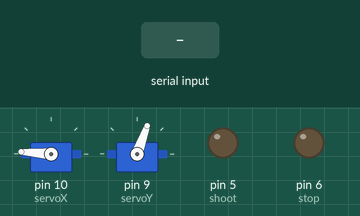
Recording of a sketch running on a simulated Arduino Uno, built with avr-gcc and run on an emulated ATmega328P. Shown: 2 × servo, output pins drawn as LEDs (lit = HIGH). Inputs (shaded band) come from the test bench. What the sketch prints to the serial monitor is not drawn.

Above: at 1.2 s.
1.3 s: "90 45\n" received over Serial
3.8 s: "1 90 45\n" received over Serial
Timing chart, 0 to 6.8 s (numbered marks = the images above; inputs shaded):
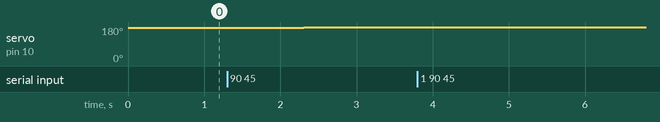

The sketch:

PID.ino
```cpp
#include <SoftwareSerial.h>
#include <PID_v1.h>
#include <Servo.h>

SoftwareSerial mySerial(0, 1);  // RX, TX pins for SoftwareSerial

double setpointX, inputX, outputX;  //中心點；現在讀取的紅心座標；PID輸出
double setpointY, inputY, outputY;

bool can_fire = false;
bool is_firing = false;

unsigned long firing_start_time = 0;
unsigned long firing_current_time = 0;
const long firing_time = 150;  //射擊時間


// unsigned long recoil_start_time = 0;
// unsigned long recoil_current_time = 0;
// const long recoil_time = 2 * firing_time;


Servo servoX;
Servo servoY;

const int shoot = 5;  //開槍馬達腳位
const int stop = 6;   //停止提升子彈馬達腳位

double Kp = 0.5, Ki = 5, Kd = 1;                                   //調PID參數
float errorX = 0, PX = 0, IX = 0, DX = 0, PID_valueX = 0;        //pid直道参数
float errorY = 0, PY = 0, IY = 0, DY = 0, PID_valueY = 0;        //pid直道参数
float previous_errorX = 0, previous_errorY = 0, previous_I = 0;  //误差值

// PID pidX(&inputX, &outputX, &setpointX, Kp, Ki, Kd, DIRECT);
// PID pidY(&inputY, &outputY, &setpointY, Kp, Ki, Kd, DIRECT);

void setup() {
  Serial.begin(9600);      // Initialize the hardware serial port for debugging
  mySerial.begin(115200);  // Initialize the software serial port

  servoX.attach(10);  //馬達X腳位
  servoY.attach(9);   //馬達Y腳位

  servoX.write(176);
  servoY.write(70);

  pinMode(shoot, OUTPUT);
  pinMode(stop, OUTPUT);


  // inputX = readHeartCoordinateX();
  // inputY = readHeartCoordinateY();


  setpointX = 400;
  setpointY = 300;
  int X_top = 205;
  int X_low = 145;
  int Y_top = 295;
  int Y_low = 235;

  //啟動PID控制器
  // pidX.SetMode(AUTOMATIC);
  // pidY.SetMode(AUTOMATIC);
}

void loop() {
  if (Serial.available()) {
    String center = Serial.readString();
    // Process the received data here
    // Echo back the data to the serial port
    // mySerial.write(data);
    Serial.println(center);
    int spaceindex = center.indexOf(' ');
    String strA = center.substring(0, spaceindex);
    String strB = center.substring(spaceindex + 1);

    int inputX = strA.toInt();  //讀取紅心X座標
    int inputY = strB.toInt();  //讀取紅心Y座標
    Serial.println(inputX);
    Serial.println(inputY);
    errorX = inputX - setpointX;
    errorY = inputY - setpointY;

    if (inputX < 600 && inputX > 200 && inputY < 500 && inputY > 100) {
      can_fire = true;
      Serial.println("can fire");
      fire();
    }
    if (inputX >= 500 || inputX >= 300 || inputY <= 400 || inputY >= 200) {
      can_fire = false;
    }

    // pidX.Compute();
    // pidY.Compute();
    //calc_pidX();
    //calc_pidY();

    PX = errorX;
    IX = IX + errorX;
    DX = errorX - previous_errorX;
    PID_valueX = (Kp * PX) + (Ki * IX) + (Kd * DX);
    previous_errorX = errorX;
    Serial.println(errorX);
    errorX = 0;
    PY = errorY;
    IY = IY + errorY;
    DY = errorY - previous_errorY;
    PID_valueY = (Kp * PY) + (Ki * IY) + (Kd * DY);
    previous_errorY = errorY;
    Serial.println(errorY);
    errorY = 0;
    //writeServoX();
    //writeServoY();

    //int errorX = map(PID_valueX, -800, 800, 86, 266);
    //int errorX = map(errorX, -800, 800, 86, 266);
    int errorX = map(errorX, -800, 800, 156, 196);
    if(errorX>270){
      errorX=176;
    }
    inputX = map(inputX, -800, 800, 176-40, 176+40);

    Serial.println(errorX);
    Serial.println(inputX);
    int angleX = errorX + inputX;
    Serial.println(angleX);
    servoX.write(angleX);
    //int errorY = map(PID_valueY, -600, 600, 10, 100);
    //int errorY = map(errorY, -600, 600, 80, 60);
    int errorY = map(errorY, -600, 600, 85, 55);
    inputY = map(inputY, -600, 600, 70+10, 70-10);
    int angleY = errorY + inputY;
    Serial.println(angleY);
    //servoY.write(angleY);
  }
}


// double readHeartCoordinateX() {
// //接收紅心X座標
//   return ;
// }

// double readHeartCoordinateY() {
//   //接收紅心Y座標
//   return ;
// }

void calc_pidX() {
  PX = errorX;
  IX = IX + errorX;
  DX = errorX - previous_errorX;
  PID_valueX = (Kp * PX) + (Ki * IX) + (Kd * DX);
  previous_errorX = errorX;
}

void calc_pidY() {
  PY = errorY;
  IY = IY + errorY;
  DY = errorY - previous_errorY;
  PID_valueY = (Kp * PY) + (Ki * IY) + (Kd * DY);
  previous_errorY = errorY;
}

// void writeServoX() {
//   int angleX = map(PID_valueX, -800, 800, 186, 166);
//   angleX = angleX + inputX;
//   servoX.write(angleX);
// }

// void writeServoY() {
//   int angleY = map(PID_valueY, -600, 600, 75, 65);
//   angleY = angleY + inputY;
//   servoY.write(angleY);
// }

void fire() {

  if (can_fire && !is_firing) {
    firing_start_time = millis();
    digitalWrite(stop, HIGH);
    Serial.println("下面子彈不動");
    is_firing = true;
  }

  firing_current_time = millis();

  if (is_firing && firing_current_time - firing_start_time < firing_time) {
    digitalWrite(shoot, HIGH);
    Serial.println("fire");
  } else if (is_firing && firing_current_time - firing_start_time >= firing_time) {
    digitalWrite(shoot, LOW);
    Serial.println("停火");
    digitalWrite(stop, LOW);
    Serial.println("下面子彈回來");
    is_firing = false;
  }
}
```

Measured:
- after the input at 1.3 s, servo on pin 10 (servoX): 176° → 180° after 1.0 s
- after the input at 3.8 s, every drawn part: stays the same
